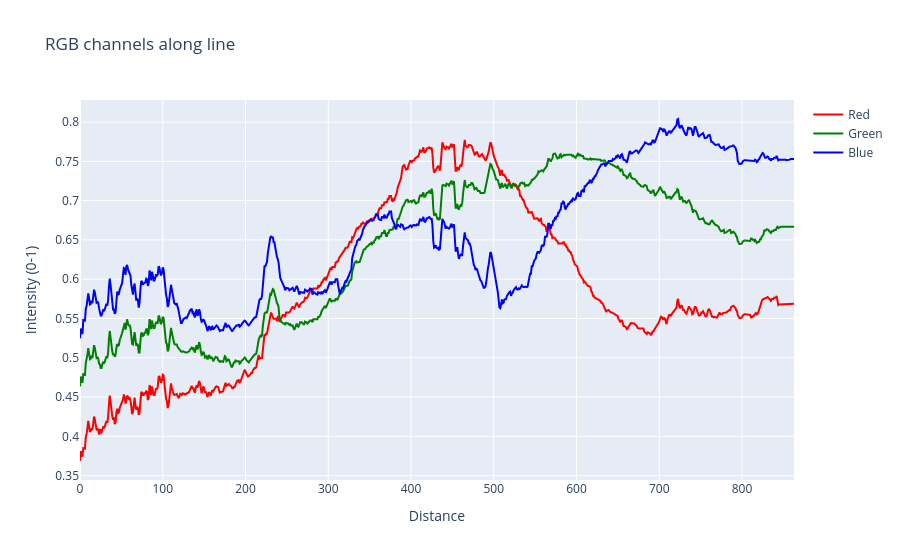
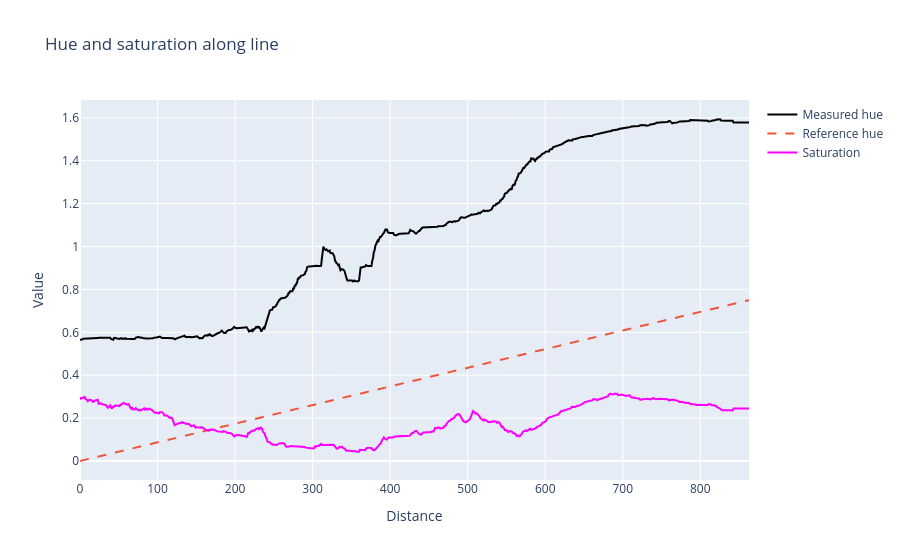

The notebook cell these images were saved under, in order:
### Code cell
fig = go.Figure()
for i, color in enumerate(config["plots"]["rgb_colors"]):
    fig.add_trace(
        go.Scatter(
            x=distance,
            y=rgb01[:, i],
            mode="lines",
            name=["Red", "Green", "Blue"][i],
            line=dict(color=color),
        )
    )
fig.update_layout(
    title="RGB channels along line",
    xaxis_title="Distance",
    yaxis_title="Intensity (0-1)",
)
fig.show()

fig2 = go.Figure()
fig2.add_trace(
    go.Scatter(
        x=distance,
        y=hue,
        mode="lines",
        name="Measured hue",
        line=dict(color=config["plots"]["hue_color"]),
    )
)
fig2.add_trace(
    go.Scatter(
        x=distance,
        y=reference["hue"],
        mode="lines",
        name="Reference hue",
        line=dict(dash="dash"),
    )
)
fig2.add_trace(
    go.Scatter(
        x=distance,
        y=saturation,
        mode="lines",
        name="Saturation",
        line=dict(color=config["plots"]["sat_color"]),
    )
)
fig2.update_layout(
    title="Hue and saturation along line", xaxis_title="Distance", yaxis_title="Value"
)
fig2.show()

### Figure 1 — Plotly figure (JSON) as saved in the notebook; plotly's stock layout.template omitted (floating-point values rounded to 4 significant figures; data arrays with more than 128 entries replaced by an {"elided": "..."} marker saying what was removed)
{"data": [{"line": {"color": "red"}, "mode": "lines", "name": "Red", "type": "scatter", "x": {"elided": "864 float values"}, "y": {"elided": "864 float values"}}, {"line": {"color": "green"}, "mode": "lines", "name": "Green", "type": "scatter", "x": {"elided": "864 float values"}, "y": {"elided": "864 float values"}}, {"line": {"color": "blue"}, "mode": "lines", "name": "Blue", "type": "scatter", "x": {"elided": "864 float values"}, "y": {"elided": "864 float values"}}], "layout": {"title": {"text": "RGB channels along line"}, "xaxis": {"title": {"text": "Distance"}}, "yaxis": {"title": {"text": "Intensity (0-1)"}}}}

### Figure 2 — Plotly figure (JSON) as saved in the notebook; plotly's stock layout.template omitted (floating-point values rounded to 4 significant figures; data arrays with more than 128 entries replaced by an {"elided": "..."} marker saying what was removed)
{"data": [{"line": {"color": "black"}, "mode": "lines", "name": "Measured hue", "type": "scatter", "x": {"elided": "864 float values"}, "y": {"elided": "864 float values"}}, {"line": {"dash": "dash"}, "mode": "lines", "name": "Reference hue", "type": "scatter", "x": {"elided": "864 float values"}, "y": {"elided": "864 float values"}}, {"line": {"color": "magenta"}, "mode": "lines", "name": "Saturation", "type": "scatter", "x": {"elided": "864 float values"}, "y": {"elided": "864 float values"}}], "layout": {"title": {"text": "Hue and saturation along line"}, "xaxis": {"title": {"text": "Distance"}}, "yaxis": {"title": {"text": "Value"}}}}
